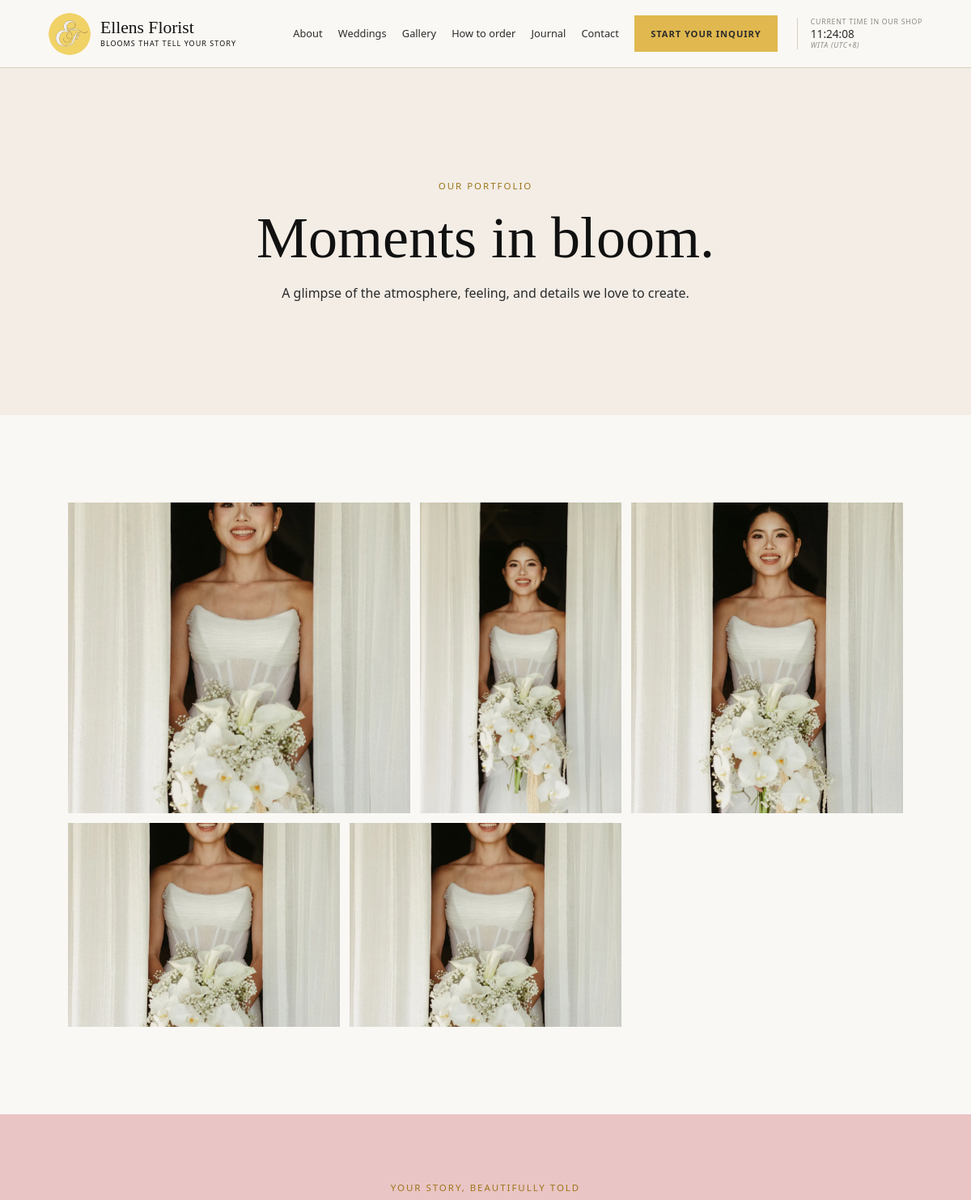
/gallery (upper part), run on an earlier commit of the app's database.
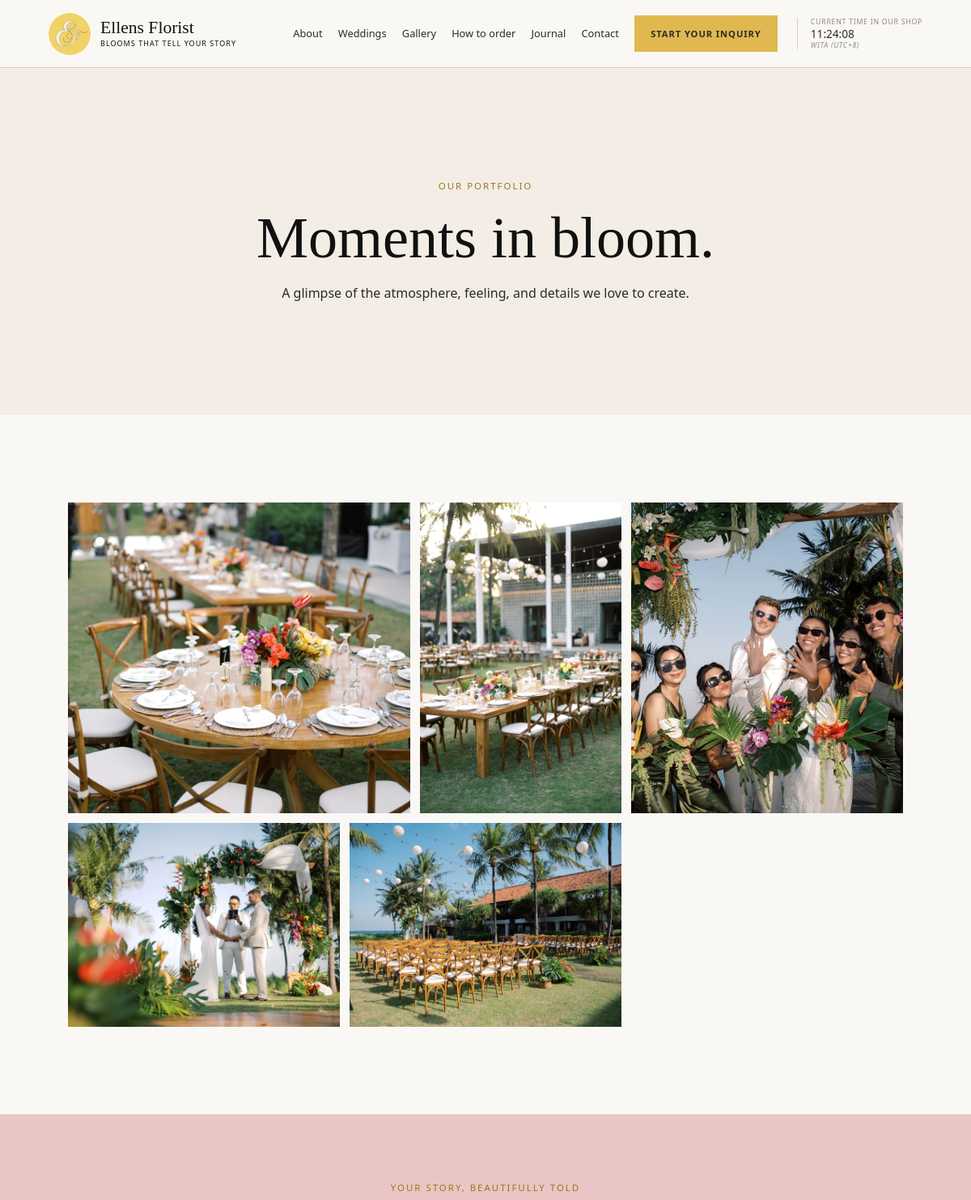
And on a later commit of the database.
### tables this page shows
CREATE TABLE content (id INT UNSIGNED AUTO_INCREMENT PRIMARY KEY, type VARCHAR(30) NOT NULL, title VARCHAR(190) NOT NULL, slug VARCHAR(190) NOT NULL UNIQUE, excerpt TEXT NULL, body LONGTEXT NULL, image_path VARCHAR(255) NULL, status ENUM('draft','published') NOT NULL DEFAULT 'draft', meta_title VARCHAR(190) NULL, meta_description VARCHAR(255) NULL, published_at DATETIME NULL, created_at TIMESTAMP DEFAULT CURRENT_TIMESTAMP, updated_at TIMESTAMP DEFAULT CURRENT_TIMESTAMP ON UPDATE CURRENT_TIMESTAMP, INDEX(type,status));

### app/bootstrap.php (called while the page is built, shortened)
<?php
function env(string $name, ?string $default = null): ?string {
    static $values;
    if ($values === null) {
        $values = $_ENV;
    }
    return $values[$name] ?? getenv($name) ?: $default;
}
function db(): PDO {
    static $pdo;
    if (!$pdo) $pdo = new PDO('mysql:host='.env('DB_HOST','localhost').';dbname='.env('DB_NAME').';charset=utf8mb4', env('DB_USER'), env('DB_PASS'), [PDO::ATTR_ERRMODE => PDO::ERRMODE_EXCEPTION, PDO::ATTR_DEFAULT_FETCH_MODE => PDO::FETCH_ASSOC, PDO::ATTR_EMULATE_PREPARES => false]);
    return $pdo;
}
function e(?string $text): string { return htmlspecialchars((string)$text, ENT_QUOTES | ENT_SUBSTITUTE, 'UTF-8'); }
function asset_url(string $path): string {
    $file = ROOT_PATH . '/' . ltrim($path, '/');
    $version = is_file($file) ? (string) filemtime($file) : '';
    return $path . ($version !== '' ? '?v=' . rawurlencode($version) : '');
}
function published_content(string $type): array { try { $q=db()->prepare('SELECT * FROM content WHERE type=? AND status="published" ORDER BY published_at DESC, id DESC'); $q->execute([$type]); return $q->fetchAll(); } catch (Throwable $e) { return []; } }
function real_image_path(?string $path): string {
    $replacements = [
        '/assets/images/hero-wedding-florals.png' => '/assets/images/mega-will-ceremony.webp',
        '/assets/images/bridal-bouquet.png' => '/assets/images/jisoo-sabrina-ceremony.webp',
        '/assets/images/ceremony-arch.png' => '/assets/images/mega-will-reception.webp',
        '/assets/images/reception-tablescape.png' => '/assets/images/mega-will-table.webp',
        '/assets/images/temporary-wedding-reception.png' => '/assets/images/jisoo-sabrina-reception.webp',
        '/assets/images/cassy-bouquet.webp' => '/assets/images/jisoo-sabrina-ceremony.webp',
        '/assets/images/cassy-ceremony.webp' => '/assets/images/mega-will-ceremony.webp',
        '/assets/images/cassy-details.webp' => '/assets/images/jisoo-sabrina-reception.webp',
        '/assets/images/cassy-reception.webp' => '/assets/images/mega-will-reception.webp',
        '/assets/images/cassy-table.webp' => '/assets/images/mega-will-table.webp',
        '/assets/images/chloe-ceremony.webp' => '/assets/images/mega-will-table.webp',
        '/assets/images/chloe-details.webp' => '/assets/images/jisoo-sabrina-ceremony.webp',
        '/assets/images/chloe-reception.webp' => '/assets/images/mega-will-dance.webp',
        '/assets/images/claire-ceremony.webp' => '/assets/images/mega-will-ceremony.webp',
        '/assets/images/claire-details.webp' => '/assets/images/jisoo-sabrina-reception.webp',
        '/assets/images/claire-reception.webp' => '/assets/images/mega-will-details.webp',
    ];
    return asset_url($replacements[$path] ?? (string) $path);
}

### pages/gallery.php (the view, shortened to what this page needs)
<?php
page_head('Gallery | Ellens Florist', 'Browse Ellens Florist wedding flowers and elegant event decoration.', 'gallery');
$items = published_content('gallery');
?>
<main id="main">
    <section class="page-hero"><p class="eyebrow">Our portfolio</p><h1>Moments in bloom.</h1><p>A glimpse of the atmosphere, feeling, and details we love to create.</p></section>
    <section class="section">
        <div class="gallery gallery-portfolio">
            <?php foreach ($items as $item): ?>
                <article><div class="image-block content-image" style="background-image:url('<?= e(real_image_path($item['image_path'])) ?>')" role="img" aria-label="<?= e($item['title']) ?>"></div></article>
            <?php endforeach; ?>
        </div>
    </section>
</main>
<?php page_footer(); ?>

### index.php (shortened to what this page needs)
<?php
require __DIR__ . '/app/bootstrap.php'; require __DIR__ . '/app/layout.php';
$route=trim(parse_url($_SERVER['REQUEST_URI'], PHP_URL_PATH), '/');
$routes=[''=>'home','about'=>'about','wedding'=>'wedding','wedding-decoration'=>'wedding-decoration','wedding-inquiry'=>'wedding-inquiry','gallery'=>'gallery','testimonials'=>'testimonials','how-to-order'=>'how-to-order','faq'=>'faq','blog'=>'blog','contact'=>'contact','privacy-policy'=>'privacy-policy','terms'=>'terms'];
if (isset($routes[$route])) { require __DIR__ . '/pages/'.$routes[$route].'.php'; exit; }

### app/layout.php (shortened to what this page needs)
<?php
function page_head(string $title, string $description, string $path = ''): void { ?>
<!doctype html><html lang="en"><head>
<link rel="stylesheet" href="<?= e(asset_url('/assets/css/main.css')) ?>"></head><body>
<header class="site-header"><a class="brand" href="/"><img src="<?= e(asset_url('/assets/images/logo.png')) ?>" alt="Ellens Florist logo"><span><b></b><small></small></span></a><nav id="main-nav" aria-label="Main navigation"><a href="/about"></a><a href="/wedding"></a><a href="/gallery"></a><a href="/how-to-order"></a><a href="/blog"></a><a href="/contact"></a><a class="nav-cta" href="/wedding-inquiry"></a></nav><div class="shop-clock"><small></small><time data-shop-clock></time><em></em></div></header>
<?php }
function page_footer(): void { ?><footer><section class="footer-cta"><p class="eyebrow"></p></section></footer></body></html><?php }

What changed in the data, as far as the page shows it:
changed content (number 1 of 5 on the later page): image_path: picture added in place of a placeholder
changed content (number 2 of 5 on the later page): image_path: picture added in place of a placeholder
changed content (number 3 of 5 on the later page): image_path: picture added in place of a placeholder
changed content (number 4 of 5 on the later page): image_path: picture added in place of a placeholder
changed content (number 5 of 5 on the later page): image_path: picture added in place of a placeholder
